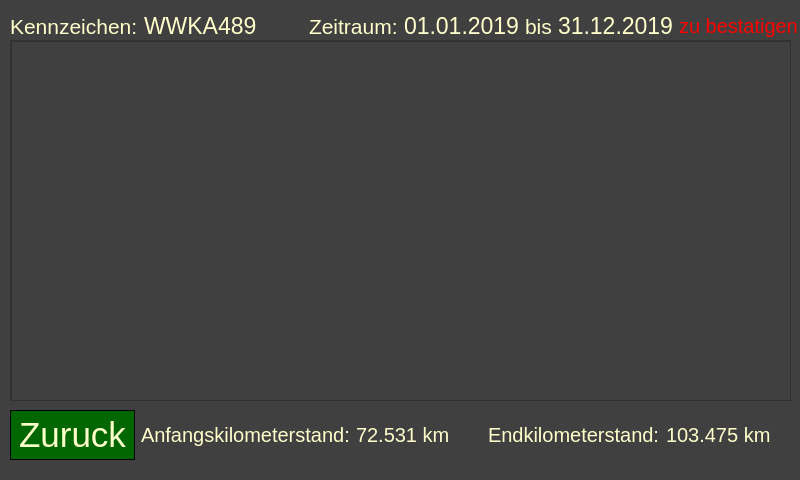
<?xml version="1.0" encoding="UTF-8"?>
<ui version="4.0">
 <class>Dialog</class>
 <widget class="QDialog" name="Dialog">
  <property name="geometry">
   <rect>
    <x>0</x>
    <y>0</y>
    <width>800</width>
    <height>480</height>
   </rect>
  </property>
  <property name="windowTitle">
   <string>Dialog</string>
  </property>
  <property name="styleSheet">
   <string notr="true">QWidget{
	background-color: #404040;
	color: #00CC00}
QPushButton{
	color: #FFFFCC; 
	background-color: #006600;
	border-style: inset;
	border-color:black;
	border-width: 1px;}
QLineEdit, QLabel{
	color: #FFFFCC;}</string>
  </property>
  <widget class="QWidget" name="horizontalLayoutWidget">
   <property name="geometry">
    <rect>
     <x>0</x>
     <y>0</y>
     <width>808</width>
     <height>43</height>
    </rect>
   </property>
   <layout class="QHBoxLayout" name="horizontalLayout">
    <property name="leftMargin">
     <number>10</number>
    </property>
    <property name="topMargin">
     <number>10</number>
    </property>
    <property name="rightMargin">
     <number>10</number>
    </property>
    <item>
     <widget class="QLabel" name="KFZ_label">
      <property name="maximumSize">
       <size>
        <width>16777215</width>
        <height>30</height>
       </size>
      </property>
      <property name="font">
       <font>
        <pointsize>16</pointsize>
       </font>
      </property>
      <property name="text">
       <string>Kennzeichen:</string>
      </property>
     </widget>
    </item>
    <item>
     <widget class="QLabel" name="KFZ_feld">
      <property name="maximumSize">
       <size>
        <width>16777215</width>
        <height>30</height>
       </size>
      </property>
      <property name="font">
       <font>
        <pointsize>17</pointsize>
       </font>
      </property>
      <property name="text">
       <string>WWKA489</string>
      </property>
     </widget>
    </item>
    <item>
     <spacer name="horizontalSpacer">
      <property name="orientation">
       <enum>Qt::Horizontal</enum>
      </property>
      <property name="sizeHint" stdset="0">
       <size>
        <width>5</width>
        <height>20</height>
       </size>
      </property>
     </spacer>
    </item>
    <item>
     <widget class="QLabel" name="Zeitraum">
      <property name="maximumSize">
       <size>
        <width>16777215</width>
        <height>30</height>
       </size>
      </property>
      <property name="font">
       <font>
        <pointsize>16</pointsize>
       </font>
      </property>
      <property name="text">
       <string>Zeitraum:</string>
      </property>
     </widget>
    </item>
    <item>
     <widget class="QLabel" name="Beginn">
      <property name="maximumSize">
       <size>
        <width>16777215</width>
        <height>30</height>
       </size>
      </property>
      <property name="font">
       <font>
        <pointsize>17</pointsize>
       </font>
      </property>
      <property name="text">
       <string>01.01.2019</string>
      </property>
     </widget>
    </item>
    <item>
     <widget class="QLabel" name="Bis">
      <property name="maximumSize">
       <size>
        <width>16777215</width>
        <height>30</height>
       </size>
      </property>
      <property name="font">
       <font>
        <pointsize>16</pointsize>
       </font>
      </property>
      <property name="text">
       <string>bis</string>
      </property>
     </widget>
    </item>
    <item>
     <widget class="QLabel" name="Ende">
      <property name="maximumSize">
       <size>
        <width>16777215</width>
        <height>30</height>
       </size>
      </property>
      <property name="font">
       <font>
        <pointsize>17</pointsize>
       </font>
      </property>
      <property name="text">
       <string>31.12.2019</string>
      </property>
     </widget>
    </item>
    <item>
     <widget class="QLabel" name="label">
      <property name="maximumSize">
       <size>
        <width>16777215</width>
        <height>30</height>
       </size>
      </property>
      <property name="font">
       <font>
        <pointsize>15</pointsize>
       </font>
      </property>
      <property name="styleSheet">
       <string notr="true">color: rgb(255, 0, 0);</string>
      </property>
      <property name="text">
       <string>zu bestatigen</string>
      </property>
     </widget>
    </item>
   </layout>
  </widget>
  <widget class="QWidget" name="horizontalLayoutWidget_2">
   <property name="geometry">
    <rect>
     <x>0</x>
     <y>400</y>
     <width>801</width>
     <height>80</height>
    </rect>
   </property>
   <layout class="QHBoxLayout" name="horizontalLayout_2">
    <property name="leftMargin">
     <number>10</number>
    </property>
    <property name="rightMargin">
     <number>10</number>
    </property>
    <property name="bottomMargin">
     <number>10</number>
    </property>
    <item>
     <widget class="QPushButton" name="pushButton">
      <property name="minimumSize">
       <size>
        <width>100</width>
        <height>50</height>
       </size>
      </property>
      <property name="font">
       <font>
        <pointsize>26</pointsize>
       </font>
      </property>
      <property name="text">
       <string>Zuruck</string>
      </property>
     </widget>
    </item>
    <item>
     <widget class="QLabel" name="AnfangsKMStand_label">
      <property name="maximumSize">
       <size>
        <width>16777215</width>
        <height>30</height>
       </size>
      </property>
      <property name="font">
       <font>
        <pointsize>15</pointsize>
       </font>
      </property>
      <property name="text">
       <string>Anfangskilometerstand:</string>
      </property>
     </widget>
    </item>
    <item>
     <widget class="QLabel" name="AnfangsKMStand_feld">
      <property name="maximumSize">
       <size>
        <width>16777215</width>
        <height>30</height>
       </size>
      </property>
      <property name="font">
       <font>
        <pointsize>15</pointsize>
       </font>
      </property>
      <property name="text">
       <string>72.531 km</string>
      </property>
     </widget>
    </item>
    <item>
     <widget class="QLabel" name="EndKMStand_label">
      <property name="maximumSize">
       <size>
        <width>16777215</width>
        <height>30</height>
       </size>
      </property>
      <property name="font">
       <font>
        <pointsize>15</pointsize>
       </font>
      </property>
      <property name="text">
       <string>Endkilometerstand:</string>
      </property>
     </widget>
    </item>
    <item>
     <widget class="QLabel" name="EndKMStand_feld">
      <property name="maximumSize">
       <size>
        <width>16777215</width>
        <height>30</height>
       </size>
      </property>
      <property name="font">
       <font>
        <pointsize>15</pointsize>
       </font>
      </property>
      <property name="text">
       <string>103.475 km</string>
      </property>
     </widget>
    </item>
   </layout>
  </widget>
  <widget class="QScrollArea" name="scrollArea">
   <property name="geometry">
    <rect>
     <x>10</x>
     <y>40</y>
     <width>781</width>
     <height>361</height>
    </rect>
   </property>
   <property name="widgetResizable">
    <bool>true</bool>
   </property>
   <widget class="QWidget" name="scrollAreaWidgetContents">
    <property name="geometry">
     <rect>
      <x>0</x>
      <y>0</y>
      <width>779</width>
      <height>359</height>
     </rect>
    </property>
    <widget class="QTableWidget" name="tableWidget">
     <property name="geometry">
      <rect>
       <x>0</x>
       <y>0</y>
       <width>781</width>
       <height>361</height>
      </rect>
     </property>
    </widget>
   </widget>
  </widget>
 </widget>
 <resources/>
 <connections/>
</ui>
